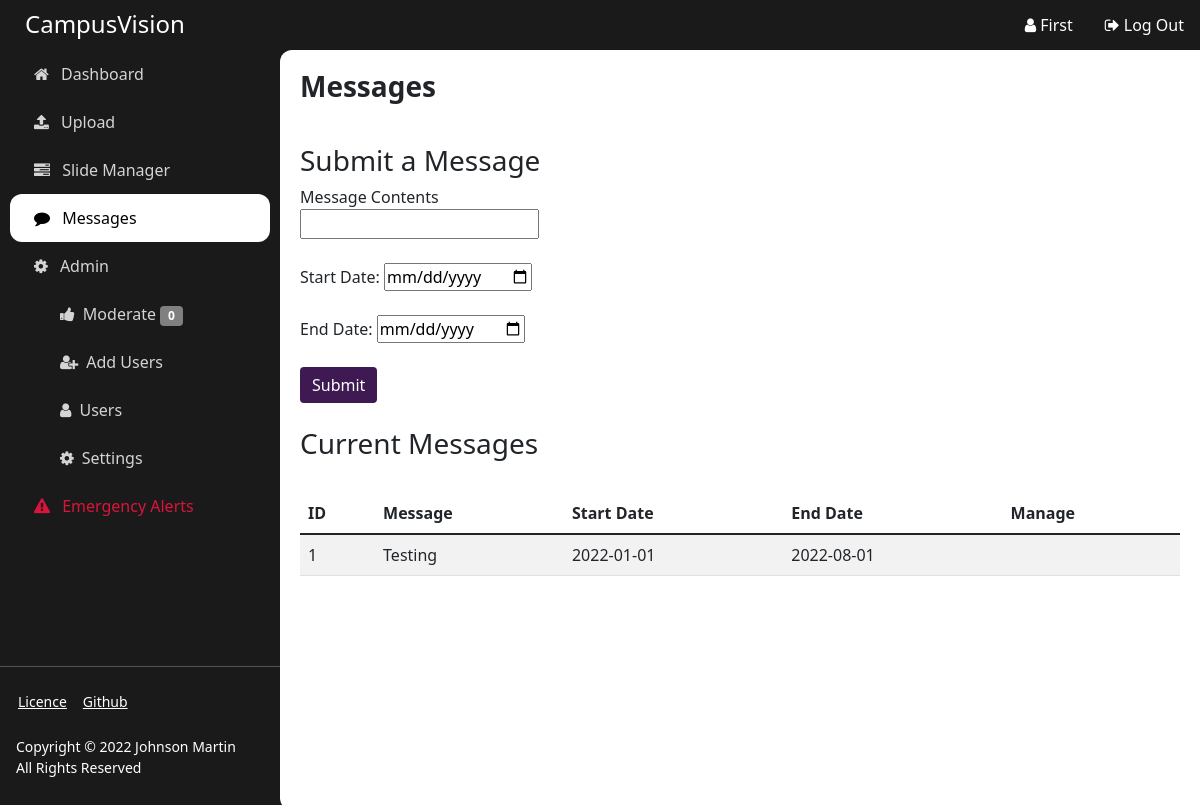
Screenshot of /messages (signed in) with the database file from the repository.
### app/models.py (models this page shows)
class User(UserMixin, db.Model):
    id = db.Column(db.Integer, primary_key=True)
    email = db.Column(db.String(100), unique=True)
    password = db.Column(db.String(100))
    name = db.Column(db.String(1000))
    is_admin = db.Column(db.Integer)

class Message(db.Model):
    id = db.Column(db.Integer, primary_key=True)
    time_start = db.Column(db.String(1000))
    time_end = db.Column(db.String(1000))
    text = db.Column(db.String(1000))
    submitted_by = db.Column(db.String(1000))

### app/views.py (the view)
@main.route('/messages', methods=['GET', 'POST'])
@login_required
def messages():
    if current_user.is_authenticated:
        if current_user.is_admin:
            if request.method == 'POST':
                text = request.form["message_text"]
                start_time = request.form["time_start"]
                end_time = request.form["time_end"]
                add_message(text, start_time, end_time)
            return render_template('messages.html',
                                   title='Messages',
                                   name=current_user.name,
                                   mod_count=mod_counter(),
                                   messages=Message.query.all())
    return redirect(url_for('auth.login'))

### app/app.py (called while the page is built)
def create_app():
    app = Flask(__name__, instance_relative_config=True)
    app.config.from_pyfile('config.py')
    db.init_app(app)
    login_manager = LoginManager()
    login_manager.login_view = 'auth.login'
    login_manager.init_app(app)
    from .models import User
    @login_manager.user_loader
    def load_user(user_id):
        return User.query.get(int(user_id))
    from .auth import auth as auth_blueprint
    app.register_blueprint(auth_blueprint)
    from .views import main as main_blueprint
    app.register_blueprint(main_blueprint)
    from .api import api as api_blueprint
    app.register_blueprint(api_blueprint)
    return app

### app/utils.py (called while the page is built)
def mod_counter():
    count = 0
    for slide in reversed(Slide.query.all()):
        if slide.approval == "Waiting Review":
            count += 1
    return count

### app/templates/messages.html (shortened to what this page needs)
{% extends "base.html" %}
{% block content %}
<form method = "POST" enctype = "multipart/form-data">
    <br>
    <h3>Submit a Message</h3>
    <div class="textbox sign-up-textbox">
        <label for="message_text">Message Contents</label>
        <br>
        <input type="text" id="message_text" name="message_text">
    </div>
    <br>
    <div class="textbox sign-up-textbox">
         <label for="time_start">Start Date: </label>
         <input type="date" id="time_start" name="time_start" required>
      </div>
    <br>
    <div class="textbox sign-up-textbox">
         <label for="time_end">End Date: </label>
         <input type="date" id="time_end" name="time_end" required>
      </div>
    <br>
    <button class="btn btn-primary" type="submit" onclick="validateForm()" name="submit">Submit</button>
</form>
<br>
<h3>Current Messages</h3>
<br>
<table id="data" class="table table-striped">
    <thead>
      <tr>
        <th>ID</th>
        <th>Message</th>
        <th>Start Date</th>
        <th>End Date</th>
        <th>Manage</th>
      </tr>
    </thead>
    <tbody>
      {% for message in messages %}
        <tr>
            <td>{{ message.id }}</td>
            <td>{{ message.text }}</td>
            <td>{{ message.time_start }}</td>
            <td>{{ message.time_end }}</td>
            <td>
            </td>
        </tr>
      {% endfor %}
    </tbody>
  </table>
{% endblock %}

### app/templates/base.html (shortened to what this page needs)
<!doctype html>
<html>
  <head>
    <link rel="stylesheet" href="https://cdn.jsdelivr.net/npm/bootstrap@5.1.3/dist/css/bootstrap.min.css">
    <link rel="stylesheet" href="https://cdnjs.cloudflare.com/ajax/libs/font-awesome/4.7.0/css/font-awesome.min.css">
    <link rel="stylesheet" href="{{ url_for('static', filename='main.css') }}">
  </head>
  <body>
    <main style="max-width: none; display: flex; flex-wrap: nowrap;">
      <div class="sidebar d-flex flex-column flex-shrink-0 text-white">
        <h4 class="app-title">CampusVision</h4>
        <ul class="nav nav-pills flex-column mb-auto">
          <li class="nav-item">
            <a href="/" class="nav-link side-nav {% if request.path == '/' %}active{% endif %}" aria-current="page">
              <i class="fa fa-home"></i>
              Dashboard
            </a>
          </li>
          <li>
            <a href="/upload" class="nav-link side-nav {% if request.path == '/upload' %}active{% endif %}">
              <i class="fa fa-upload"></i>
              Upload
            </a>
          </li>
          <li>
            <a href="/manager" class="nav-link side-nav {% if request.path == '/manager' %}active{% endif %}" aria-current="page">
              <i class="fa fa-tasks"></i>
              Slide Manager
            </a>
          </li>
          <li>
            <a href="/messages" class="nav-link side-nav {% if request.path == '/messages' %}active{% endif %}" aria-current="page">
              <i class="fa fa-comment"></i>
              Messages
            </a>
          </li>
          <li>
              <a href="#" class="nav-link side-nav {% if request.path == '/admin' %}active{% endif %}">
                <i class="fa fa-cog"></i>
                Admin
              </a>
              <ul class="list-unstyled nav-link" style="padding-top: 0px; padding-bottom: 0px;">
                <li>
                  <a href="/mod" class="nav-link side-nav {% if request.path == '/mod' %}active{% endif %}"><i class="fa fa-thumbs-up"></i>Moderate <span class="badge badge-info">{{ mod_count }}</span></a>
                </li>
                <li>
                  <a href="/signup" class="nav-link side-nav {% if request.path == '/signup' %}active{% endif %}"><i class="fa fa-user-plus"></i>Add Users</a>
                </li>
                <li>
                  <a href="/usermanager" class="nav-link side-nav {% if request.path == '/usermanager' %}active{% endif %}"><i class="fa fa-user"></i>Users</a>
                <li>
                  <a href="/settings" class="nav-link side-nav {% if request.path == '/settings' %}active{% endif %}"><i class="fa fa-cog"></i>Settings</a>
                </li>
              </ul>
          </li>
          <li>
            <a href="/alerts" class="nav-link side-nav {% if request.path == '/alerts' %}active{% endif %}" style="color: crimson;">
              <i class="fa fa-exclamation-triangle"></i>
              Emergency Alerts
            </a>
          </li>
        </ul>
        <hr>
        <div class="bottom-nav">
        <a href="https://www.gnu.org/licenses/gpl-3.0.en.html" class="small">Licence</a>
        <a href="https://github.com/JohnsonLM/CampusVision" class="small">Github</a>
        </div>
        <p class="small p-3">Copyright © 2022 Johnson Martin<br>All Rights Reserved</p>
      </div>
      <div class="main-body d-flex flex-column" style="flex-grow: 1;">
        <nav class="topnav navbar">
          {% if current_user.is_authenticated %}
          <a href="/profile" class="ms-auto nav-link">
            <i class="fa fa-user"></i>
            {{ name }}
          </a>
          <a href="/logout" class="mr-auto nav-link">
            <i class="fa fa-sign-out"></i>
            Log Out
          </a>
          {% else %}
          <a href="/login" class="ms-auto nav-link">
            <i class="fa fa-sign-in"></i>
            Log In
          </a>
          {% endif %}
        </nav>
          <div class="content-box" style="padding: 20px;">
          <h3 style="margin-bottom: 1rem;"><strong>{{ title }}</strong></h3>
          {% block content %}{% endblock %}
          </div>
      </div>
    </main>
  </body>
</html>

### app/static/main.css (style rules this page uses)
html { font-size: 100%; box-sizing: border-box; }
.main-body { background: #1a1a1a; }
*, *:before, *:after { box-sizing: inherit; }
.btn-primary, .side-nav { color: white; background-color: #3e1952; border: none; }
.side-nav.active { color: black !important; background-color: white !important; border: none !important; }
.nav-pills .nav-link { color: #d4d4d4; margin-right: 10px; margin-left: 10px; border-radius: 12px; }
.app-title { height: 50px; padding: 10px; margin-bottom: 0rem; padding-left: 25px; background: #1a1a1a; }
.topnav { height: 50px; background: #3e1952; color: white; background: #1a1a1a; }
.topnav a { color: white; text-align: center; padding-top: 0px; padding-bottom: 0px; }
.sidebar { background: #1a1a1a; width: 280px; min-height: 100vh; }
.side-nav i { padding: 8px; }
.content-box { border-radius: 12px 0px 0px 12px; min-height: 95vh; background: white; }
.badge-info { background-color: grey; }
.bottom-nav { display: flex; margin-left: 10px; }
.bottom-nav a { padding: 8px; color: white; }

### rows the page displays
User: name "First"
Message: id "1", text "Testing", time_start "2022-01-01", time_end "2022-08-01"

### other values shown
{{ mod_count }} "0"
{{ title }} "Messages"
